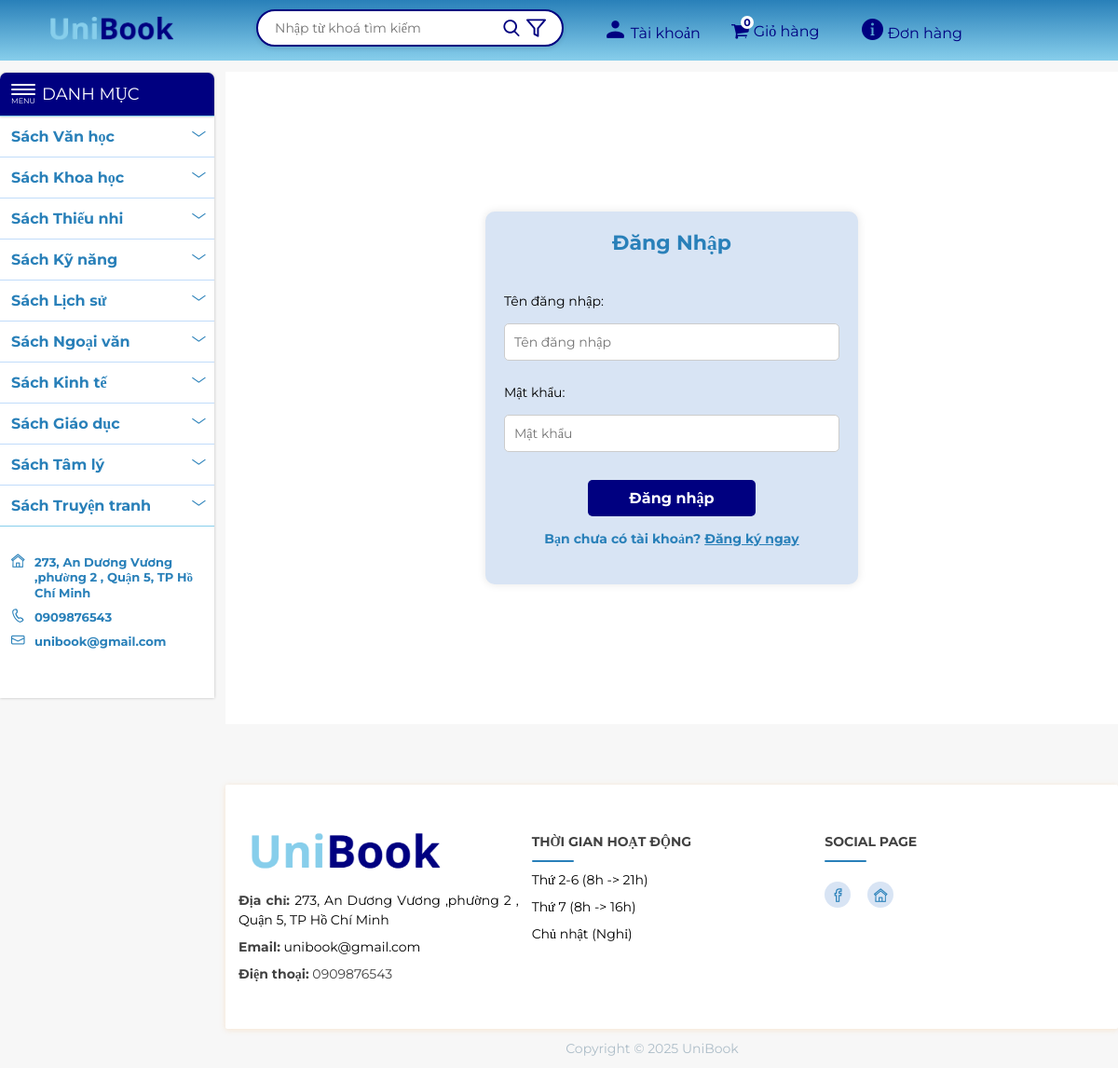
Before: /user/controller/index.php?pg=dangnhap with the older database file.
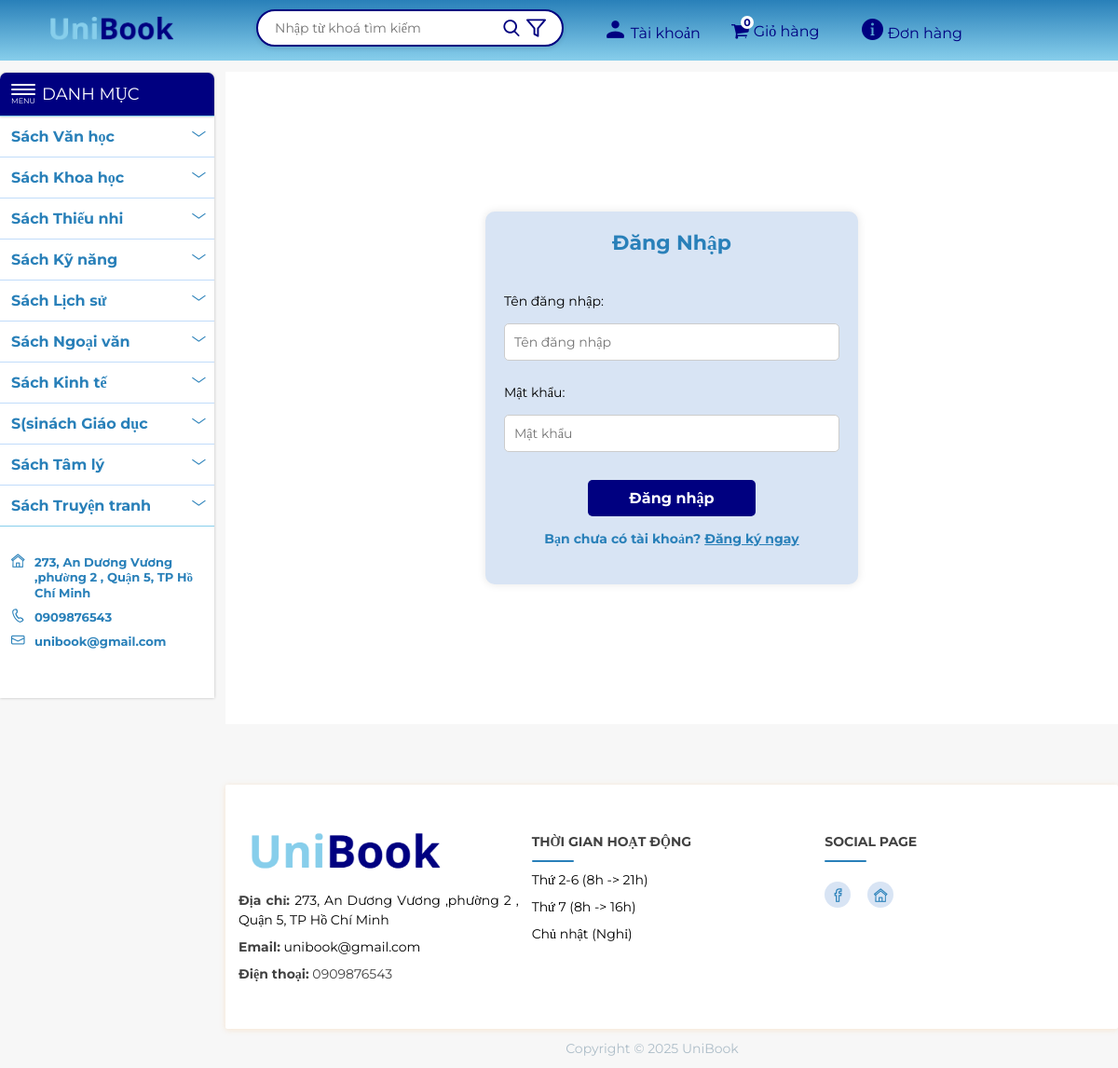
After: the same page with the newer database file.
### tables this page shows
CREATE TABLE `danhmuc` (
  `iddanhmuc` int(11) NOT NULL,
  `tendanhmuc` varchar(255) NOT NULL,
  `trangthai` int(11) NOT NULL DEFAULT 1
);

### user/controller/MenuController.php (called while the page is built, shortened)
<?php
function getDanhMucList() {
    $conn = connectdb();
    $query = "SELECT * FROM danhmuc WHERE trangthai = 1";
    $stmt = $conn->prepare($query);
    $stmt->execute();
    return $stmt->fetchAll(PDO::FETCH_ASSOC);
}
$danhmuc_list = getDanhMucList();
?>

### model/thongtin.php (called while the page is built)
<?php
function getThongTin() {
    $db = connectdb();
    $query = $db->prepare("SELECT * FROM thongtincuahang WHERE idthongtin = 1");
    $query->execute();
    return $query->fetch(PDO::FETCH_ASSOC);
}
?>

### user/view/menu.php (the view, shortened to what this page needs)
<?php
include_once '../controller/menucontroller.php';
?>
<article class="container block-content">
            <div class="flex-item">
                <aside class="cch-navmenu">
                    <div class="top-cch-navmenu">
                        <div class="box-icon-menu">
                            <span></span>
                            <span></span>
                            <span></span>
                            <p>MENU</p>
                        </div>
                        <p>DANH MỤC</p>
                    </div>
                    <div class="block-show-menu">
                        <div class="block-sub-cate">
                        <ul class="block-sub-cate-parent">
    <?php foreach ($danhmuc_list as $danhmuc): ?>
        <li>
        <a href="../controller/index.php?pg=sanpham&iddanhmuc=<?php echo $danhmuc['iddanhmuc']; ?>">
           <?php echo htmlspecialchars($danhmuc['tendanhmuc']); ?>
                <?php
                $subCategories = getSubCategories($danhmuc['iddanhmuc']);
                if (!empty($subCategories)) {
                    echo '<i class="icon-btn-next"></i>';
                }
                ?>
            </a>
        </li>
    <?php endforeach; ?>
</ul>
                            <div class="share-social">
                                <p class="address"><i class="icon-home"></i><?php echo $thongtin['diachi']; ?></p>
                                <p class="address"><i class="icon-phone"></i><?php echo $thongtin['sodienthoai']; ?> </p>
                                <p class="address"><i class="icon-mail"></i><?php echo $thongtin['email']; ?></p>
                            </div>
                        </div>
                    </div>
                </aside>

Changed rows visible on the page:
changed danhmuc: tendanhmuc "Sách Giáo dục" → "S(sinách Giáo dục"
